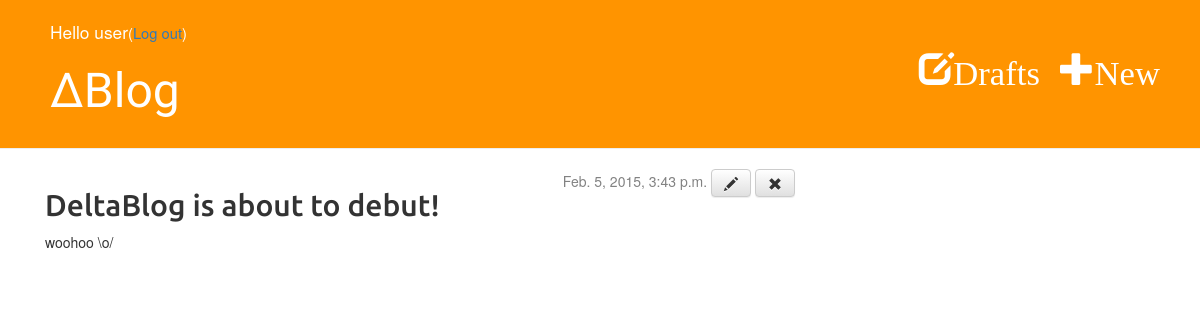
The page /post/25/ (signed in) on the database its author committed.
### deltablog_app/models.py (models this page shows, shortened)
class Post(models.Model):
    author = models.ForeignKey('auth.User')
    title = models.CharField(max_length=200)
    text = models.TextField()
    created_date = models.DateTimeField(default=timezone.now)
    published_date = models.DateTimeField(blank=True, null=True)
    image = models.FileField(upload_to='documents/%Y/%m/%d', null=True, blank=True)
    class Meta:
        ordering = ["-published_date"]

### deltablog_app/views.py (the view)
# urls.py: url(r'^post/(?P<pk>[0-9]+)/$', views.post_detail),
def post_detail(request, pk):
    post = get_object_or_404(Post, pk=pk)
    return render(request, 'deltablog_app/post_detail.html', {'post': post})

### deltablog_app/templates/deltablog_app/post_detail.html
{% extends 'deltablog_app/base.html' %}
{% block content %}
    <div class="date">
    {% if post.published_date %}
        {{ post.published_date }}
    {% else %}
        <a class="btn btn-default" href="{% url 'deltablog_app.views.post_publish' pk=post.pk %}">Publish</a>
    {% endif %}
    {% if user.is_authenticated %}
    <a class="btn btn-default" href="{% url 'post_edit' pk=post.pk %}"><span class="glyphicon glyphicon-pencil"></span></a>
    <a class="btn btn-default" href="{% url 'post_remove' pk=post.pk %}"><span class="glyphicon glyphicon-remove"></span></a>
    {% endif %}
    </div>
    <h2>{{ post.title }}</h2>
    <p>{{ post.text|linebreaks }}</p>
{% endblock %}

### deltablog_app/templates/deltablog_app/base.html (shortened to what this page needs)
{% load staticfiles %}
<html>
    <head>
        <link rel="stylesheet" href="//maxcdn.bootstrapcdn.com/bootstrap/3.2.0/css/bootstrap.min.css">
        <link rel="stylesheet" href="//maxcdn.bootstrapcdn.com/bootstrap/3.2.0/css/bootstrap-theme.min.css">
        <link rel="stylesheet" href="{% static 'css/deltablog_app.css' %}">
    </head>
    <body>
        <div class="page-header">
            {% if user.is_authenticated %}
            <a href="{% url 'post_new' %}" class="top-menu"><span class="glyphicon glyphicon-plus">New</span></a>
            <a href="{% url 'post_draft_list' %}" class="top-menu"><span class="glyphicon glyphicon-edit">Drafts</span></a>
            <p class="top-menu-greeting">Hello {{ user.username }}<small>(<a href="{% url 'django.contrib.auth.views.logout' %}">Log out</a>)</small></p>
            {% else %}
            <a href="{% url 'django.contrib.auth.views.login' %}" class="top-menu"><span class="glyphicon glyphicon-lock">Login</span></a>
            {% endif %}
            <h1><a href="{% url 'deltablog_app.views.post_list' %}">∆Blog</a></h1>
        </div>
        <div class="content container">
            <div class="row">
                <div class="col-md-8">
                {% block content %}
                {% endblock %}
                </div>
            </div>
        </div>
    </body>
</html>

### static/css/deltablog_app.css (style rules this page uses)
.page-header { background-color: #ff9400; margin-top: 0; padding: 20px 20px 20px 50px; }
.page-header h1, .page-header h1 a, .page-header h1 a:visited, .page-header h1 a:active { color: #ffffff; font-size: 36pt; text-decoration: none; }
.content { margin-left: 30px; }
h1 { font-family: 'Gloria Hallelujah', cursive; }
h2 { font-family: 'Ubuntu', sans-serif; }
.date { float: right; color: #828282; }
.top-menu, .top-menu:visited { color: #ffffff; float: right; font-size: 26pt; margin-right: 20px; margin-top: 30px; }
.top-menu-greeting { color: #ffffff; font-size: 13pt; }

### rows shown on the page
Post: published_date "Feb. 5, 2015, 3:43 p.m.", title "DeltaBlog is about to debut!", text "woohoo \\o/"

### other values the page prints
{{ user.username }} "user"
